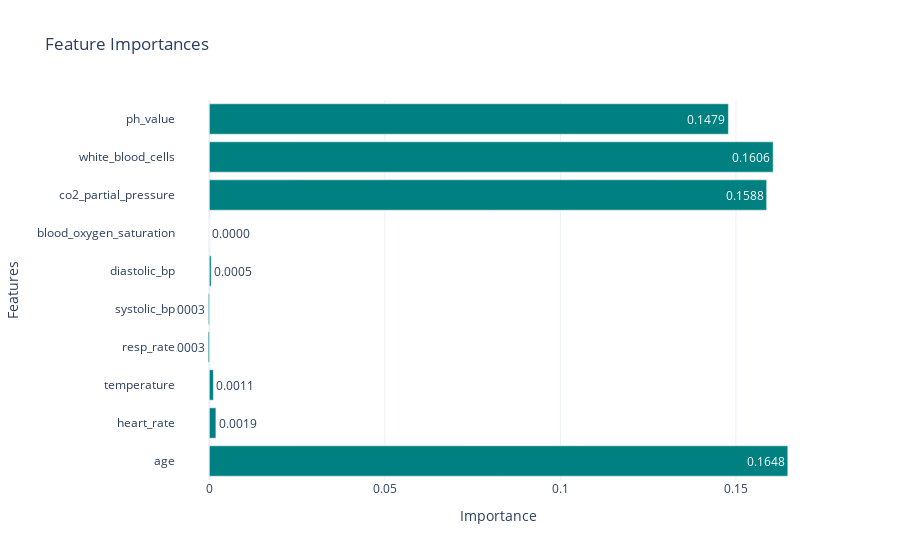

Notebook code cell kept with this figure:
### Markdown cell above
### Feature Importances ( our final model )

### Code cell
# Create horizontal bar plot
fig = go.Figure(go.Bar(
    x=feature_importances,
    y=feature_names,
    orientation='h',
    marker=dict(color='teal'),
    text=[f"{imp:.4f}" for imp in feature_importances],
    textposition='auto'
))

# Update layout for better readability
fig.update_layout(
    title="Feature Importances",
    xaxis_title="Importance",
    yaxis_title="Features",
    template="plotly_white"
)

# Show plot
fig.show()

### Figure 1 — Plotly figure (JSON) as saved in the notebook; plotly's stock layout.template omitted (floating-point values rounded to 4 significant figures)
{"data": [{"marker": {"color": "teal"}, "orientation": "h", "text": ["0.1648", "0.0019", "0.0011", "-0.0003", "-0.0003", "0.0005", "0.0000", "0.1588", "0.1606", "0.1479"], "textposition": "auto", "type": "bar", "x": [0.1648, 0.001858, 0.001143, -0.0003365, -0.0002874, 0.0005188, 1.401e-05, 0.1588, 0.1606, 0.1479], "y": ["age", "heart_rate", "temperature", "resp_rate", "systolic_bp", "diastolic_bp", "blood_oxygen_saturation", "co2_partial_pressure", "white_blood_cells", "ph_value"]}], "layout": {"title": {"text": "Feature Importances"}, "xaxis": {"title": {"text": "Importance"}}, "yaxis": {"title": {"text": "Features"}}}}
